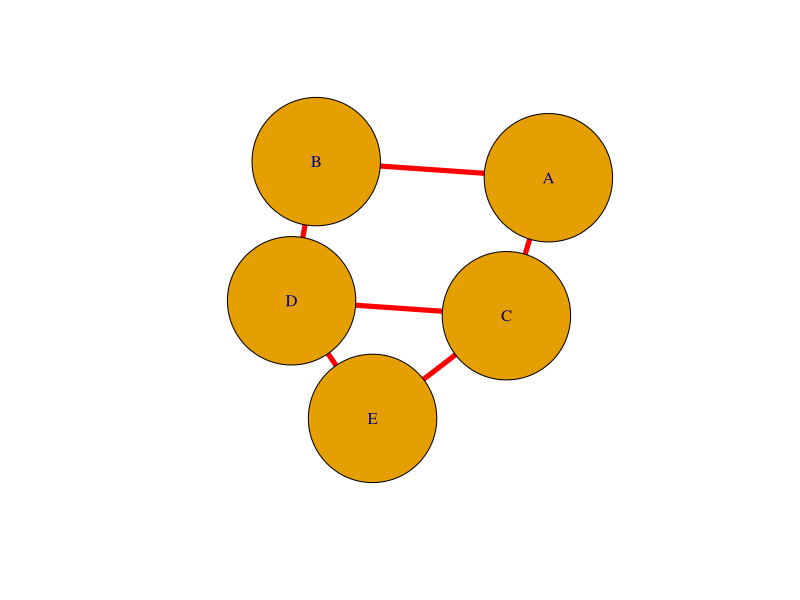
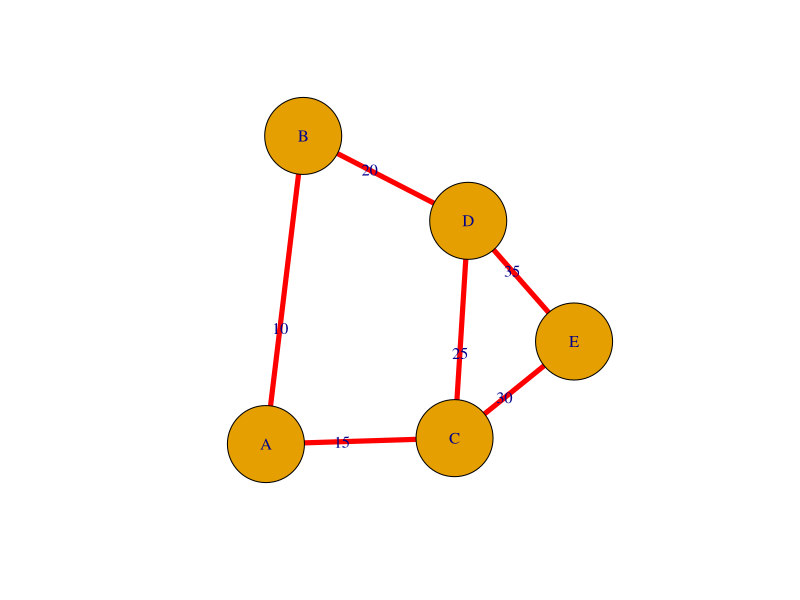
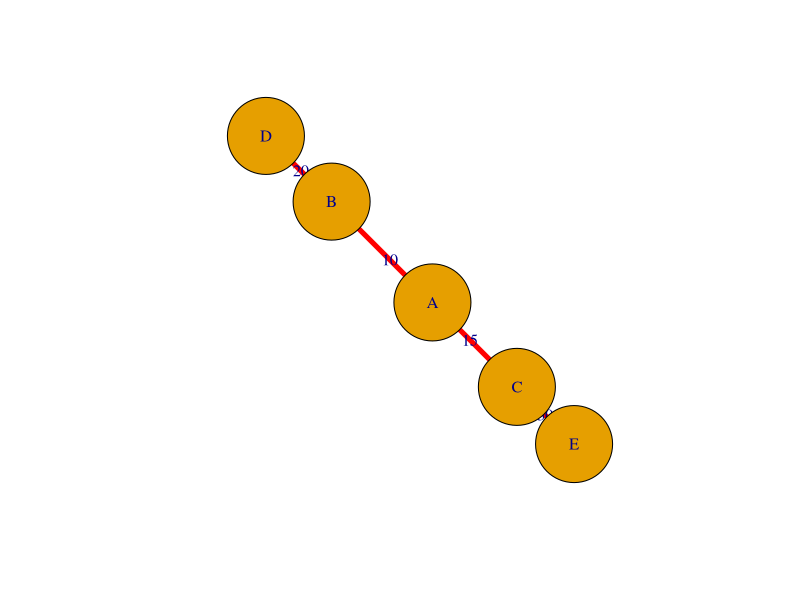
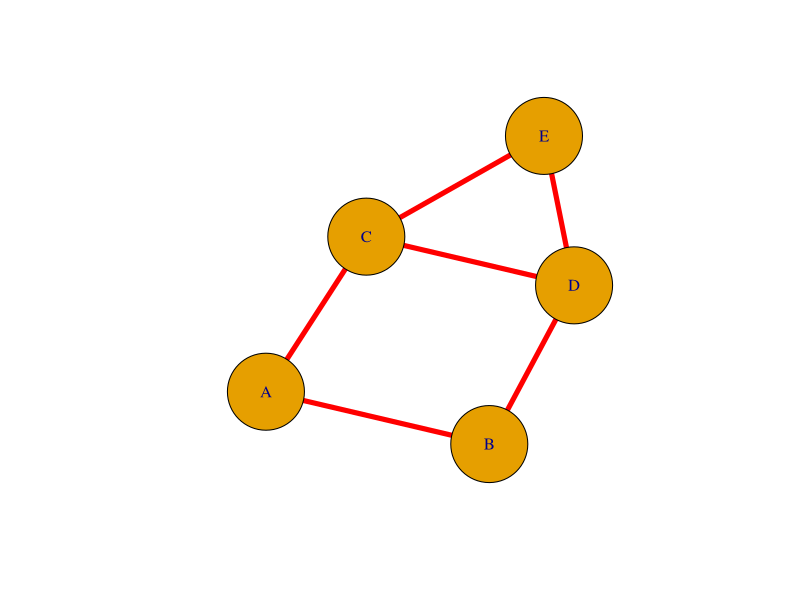
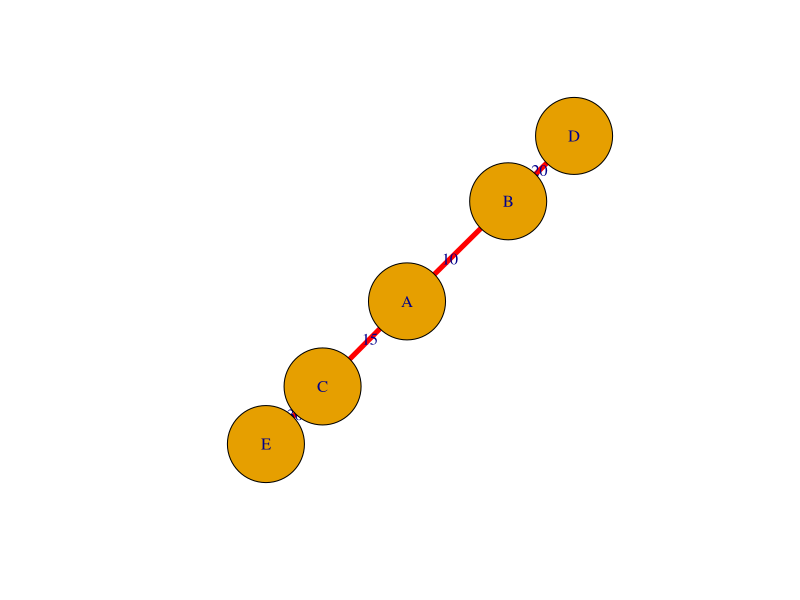

The R script that drew these images, in order:
library(igraph)

edges = c(
  "A","B",
  "A","C",
  "B","D",
  "C","D",
  "C","E",
  "D","E"
)

g=graph(edges, directed=FALSE)

degree(g)

plot(g, vertex.size=100, edge.width=5, edge.color='red')

E(g)$weight = c(10,15,20,25,30,35)

plot(g, vertex.size=50, edge.label=E(g)$weight, edge.width=5, edge.color='red')

mstree = mst(g)

plot(mstree, vertex.size=50, edge.label=E(mstree)$weight, edge.width=5, edge.color='red')

# Graph using Adjacency Matrix
adj_mat = matrix(c(
  0,1,1,0,0,
  1,0,0,1,0,
  1,0,0,1,1,
  0,1,1,0,1,
  0,0,1,1,0
), nrow=5, byrow=TRUE)

rownames(adj_mat) = colnames(adj_mat) = c("A","B","C","D","E")
adj_mat

gr=graph_from_adjacency_matrix(adj_mat, mode="undirected")
gr

plot(gr, vertex.size=50, edge.width=5, edge.color='red')


E(gr)$weight = c(10,15,20,25,30,35)
amst = mst(gr)

plot(amst, edge.label=E(amst)$weight,vertex.size=50, edge.width=5, edge.color='red')
